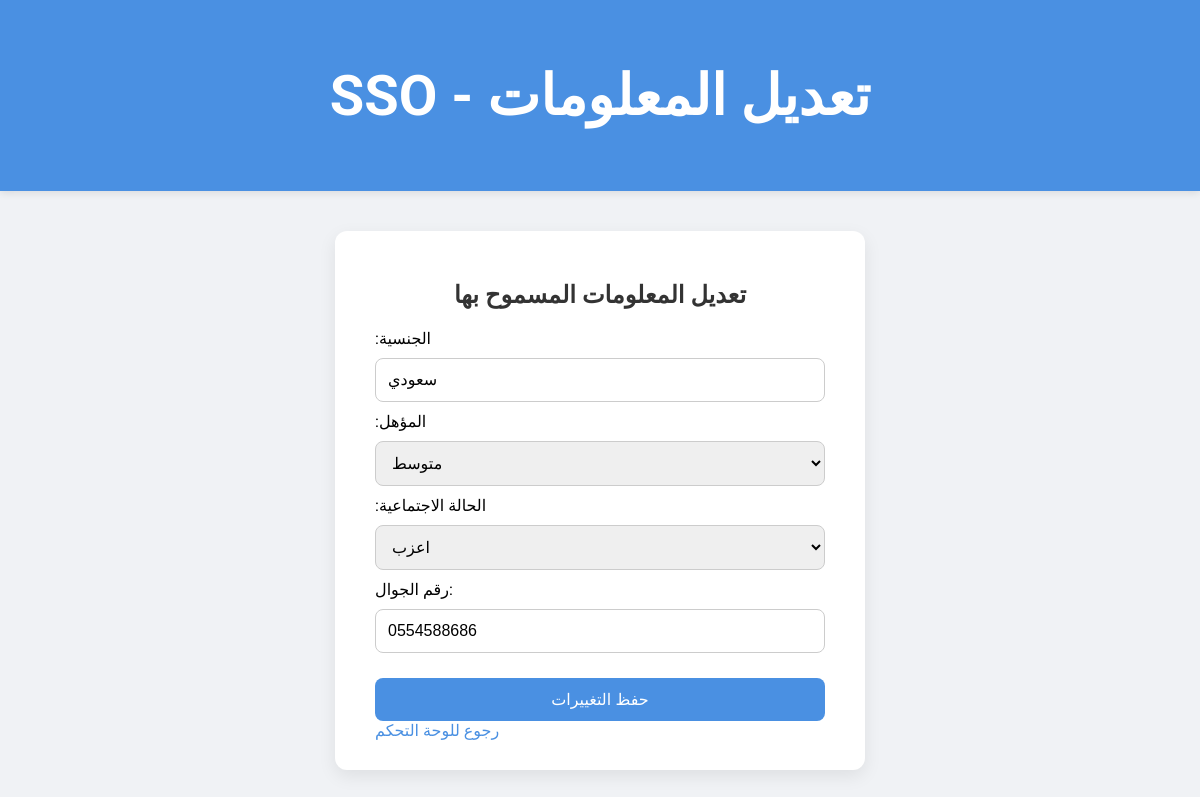
The app's page /edit_info (signed in) with its own data.
### app.py (models this page shows)
class User(db.Model):
    id = db.Column(db.Integer, primary_key=True)
    full_name = db.Column(db.String(150))
    national_id = db.Column(db.String(50), unique=True)
    birth_date = db.Column(db.Date)
    nationality = db.Column(db.String(50))
    gender = db.Column(db.String(10))
    qualification = db.Column(db.String(50))
    birth_city = db.Column(db.String(50))
    birth_country = db.Column(db.String(50))
    marital_status = db.Column(db.String(20))
    blood_type = db.Column(db.String(10))
    phone_number = db.Column(db.String(20), unique=True)
    email = db.Column(db.String(150), unique=True)
    profile_image = db.Column(db.String(200))
    fingerprint_image = db.Column(db.String(200))
    password_hash = db.Column(db.String(256))
    email_verified = db.Column(db.Boolean, default=False)
    created_at = db.Column(db.DateTime, default=datetime.utcnow)
    verification_code = db.Column(db.String(10), nullable=True)

### app.py (the view, shortened to what this page needs)
@app.route('/edit_info', methods=['GET', 'POST'])
@token_required
def edit_info(current_user):
    return render_template('edit_info.html', user=current_user)

### app.py (called while the page is built)
def token_required(f):
    @wraps(f)
    def decorated(*args, **kwargs):
        token = session.get('token')
        if not token:
            return redirect(url_for('login'))
        try:
            data = jwt.decode(token, app.secret_key, algorithms=['HS256'])
            current_user = User.query.get(data.get('user_id'))
            if not current_user:
                flash("المستخدم غير موجود")
                return redirect(url_for('login'))
        except jwt.ExpiredSignatureError:
            flash("انتهت صلاحية الجلسة، الرجاء تسجيل الدخول مجددًا.")
            return redirect(url_for('login'))
        except Exception:
            flash("هناك خطأ في التوكن، الرجاء تسجيل الدخول.")
            return redirect(url_for('login'))
        return f(current_user, *args, **kwargs)
    return decorated

### templates/edit_info.html (shortened to what this page needs)
<!DOCTYPE html>
<html lang="ar">
<head>
<link rel="stylesheet" href="{{ url_for('static', filename='style.css') }}">
</head>
<body>
<div class="header">
    <h1>SSO - تعديل المعلومات</h1>
</div>
<div class="container">
    <form method="POST">
        <h2>تعديل المعلومات المسموح بها</h2>
        <label>الجنسية:</label>
        <input type="text" name="nationality" value="{{ user.nationality }}" required>
        <label>المؤهل:</label>
        <select name="qualification" required>
            <option value="متوسط" {% if user.qualification=='متوسط' %}selected{% endif %}>متوسط</option>
        </select>
        <label>الحالة الاجتماعية:</label>
        <select name="marital_status" required>
            <option value="اعزب" {% if user.marital_status=='اعزب' %}selected{% endif %}>اعزب</option>
        </select>
        <label>رقم الجوال:</label>
        <input type="text" name="phone_number" value="{{ user.phone_number }}" required>
        <button type="submit">حفظ التغييرات</button>
    </form>
    <a href="{{ url_for('dashboard') }}">رجوع للوحة التحكم</a>
</div>
</body>
</html>

### static/style.css (style rules this page uses)
body { font-family: 'Roboto', sans-serif; background-color: #f0f2f5; margin: 0; padding: 0; min-height: 100vh; }
.header { background-color: #4a90e2; padding: 25px 0; text-align: center; color: white; font-size: 28px; font-weight: 700; box-shadow: 0 2px 8px rgba(0,0,0,0.1); }
.container { max-width: 450px; margin: 40px auto; background-color: #ffffff; padding: 30px 40px; border-radius: 12px; box-shadow: 0 6px 18px rgba(0,0,0,0.08); }
h2 { text-align: center; margin-bottom: 20px; color: #333333; }
input, select { width: 100%; padding: 12px; margin: 10px 0; border-radius: 8px; border: 1px solid #ccc; font-size: 16px; box-sizing: border-box; transition: 0.2s; }
button { width: 100%; padding: 12px; margin-top: 15px; border: none; border-radius: 8px; background-color: #4a90e2; color: white; font-size: 16px; cursor: pointer; transition: 0.2s; }
a { color: #4a90e2; text-decoration: none; }
body, html { overflow-y: auto; }

### records on screen
User: nationality "سعودي", qualification "متوسط", marital_status "اعزب", phone_number "0554588686"
